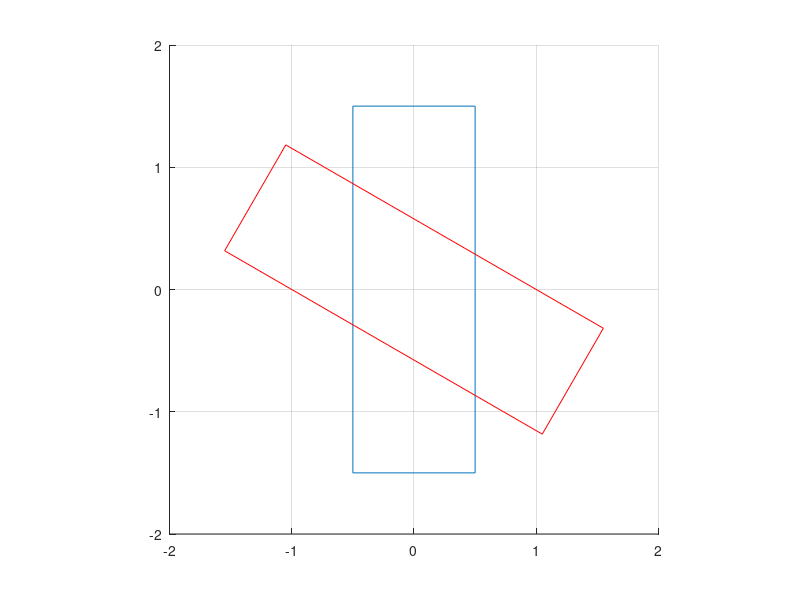

MATLAB code to generate this figure:
clear all
close all
clc

th=pi/3;

T=[cos(th) -sin(th);
    sin(th) cos(th)];

S=[1 -1 -1  1 1
   1  1 -1 -1 1];
S=diag([0.5 1.5])*S

W=T*S

figure, grid, hold on
plot(S(1,:),S(2,:))
plot(W(1,:),W(2,:),'r')
daspect([1 1 1])
xlim([-2 2])
ylim([-2 2])
